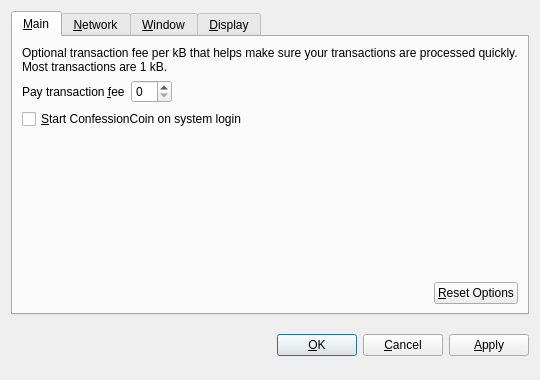
<?xml version="1.0" encoding="UTF-8"?>
<ui version="4.0">
 <class>OptionsDialog</class>
 <widget class="QDialog" name="OptionsDialog">
  <property name="geometry">
   <rect>
    <x>0</x>
    <y>0</y>
    <width>540</width>
    <height>380</height>
   </rect>
  </property>
  <property name="windowTitle">
   <string>Options</string>
  </property>
  <property name="modal">
   <bool>true</bool>
  </property>
  <layout class="QVBoxLayout" name="verticalLayout">
   <item>
    <widget class="QTabWidget" name="tabWidget">
     <property name="tabPosition">
      <enum>QTabWidget::North</enum>
     </property>
     <property name="currentIndex">
      <number>0</number>
     </property>
     <widget class="QWidget" name="tabMain">
      <attribute name="title">
       <string>&amp;Main</string>
      </attribute>
      <layout class="QVBoxLayout" name="verticalLayout_Main">
       <item>
        <widget class="QLabel" name="transactionFeeInfoLabel">
         <property name="text">
          <string>Optional transaction fee per kB that helps make sure your transactions are processed quickly. Most transactions are 1 kB.</string>
         </property>
         <property name="textFormat">
          <enum>Qt::PlainText</enum>
         </property>
         <property name="wordWrap">
          <bool>true</bool>
         </property>
        </widget>
       </item>
       <item>
        <layout class="QHBoxLayout" name="horizontalLayout_1_Main">
         <item>
          <widget class="QLabel" name="transactionFeeLabel">
           <property name="text">
            <string>Pay transaction &amp;fee</string>
           </property>
           <property name="textFormat">
            <enum>Qt::PlainText</enum>
           </property>
           <property name="buddy">
            <cstring>transactionFee</cstring>
           </property>
          </widget>
         </item>
         <item>
          <widget class="BitcoinAmountField" name="transactionFee"/>
         </item>
         <item>
          <spacer name="horizontalSpacer_1_Main">
           <property name="orientation">
            <enum>Qt::Horizontal</enum>
           </property>
           <property name="sizeHint" stdset="0">
            <size>
             <width>40</width>
             <height>20</height>
            </size>
           </property>
          </spacer>
         </item>
        </layout>
       </item>
       <item>
        <widget class="QCheckBox" name="bitcoinAtStartup">
         <property name="toolTip">
          <string>Automatically start ConfessionCoin after logging in to the system.</string>
         </property>
         <property name="text">
          <string>&amp;Start ConfessionCoin on system login</string>
         </property>
        </widget>
       </item>
       <item>
        <spacer name="verticalSpacer_Main">
         <property name="orientation">
          <enum>Qt::Vertical</enum>
         </property>
         <property name="sizeHint" stdset="0">
          <size>
           <width>20</width>
           <height>40</height>
          </size>
         </property>
        </spacer>
       </item>
       <item>
        <layout class="QHBoxLayout" name="horizontalLayout_2_Main">
         <item>
          <spacer name="horizontalSpacer_2_Main">
           <property name="orientation">
            <enum>Qt::Horizontal</enum>
           </property>
           <property name="sizeHint" stdset="0">
            <size>
             <width>40</width>
             <height>20</height>
            </size>
           </property>
          </spacer>
         </item>
         <item>
          <widget class="QPushButton" name="resetButton">
           <property name="toolTip">
            <string>Reset all client options to default.</string>
           </property>
           <property name="text">
            <string>&amp;Reset Options</string>
           </property>
           <property name="autoDefault">
            <bool>false</bool>
           </property>
          </widget>
         </item>
        </layout>
       </item>
      </layout>
     </widget>
     <widget class="QWidget" name="tabNetwork">
      <attribute name="title">
       <string>&amp;Network</string>
      </attribute>
      <layout class="QVBoxLayout" name="verticalLayout_Network">
       <item>
        <widget class="QCheckBox" name="mapPortUpnp">
         <property name="toolTip">
          <string>Automatically open the ConfessionCoin client port on the router. This only works when your router supports UPnP and it is enabled.</string>
         </property>
         <property name="text">
          <string>Map port using &amp;UPnP</string>
         </property>
        </widget>
       </item>
       <item>
        <widget class="QCheckBox" name="connectSocks">
         <property name="toolTip">
          <string>Connect to the ConfessionCoin network through a SOCKS proxy (e.g. when connecting through Tor).</string>
         </property>
         <property name="text">
          <string>&amp;Connect through SOCKS proxy:</string>
         </property>
        </widget>
       </item>
       <item>
        <layout class="QHBoxLayout" name="horizontalLayout_Network">
         <item>
          <widget class="QLabel" name="proxyIpLabel">
           <property name="text">
            <string>Proxy &amp;IP:</string>
           </property>
           <property name="textFormat">
            <enum>Qt::PlainText</enum>
           </property>
           <property name="buddy">
            <cstring>proxyIp</cstring>
           </property>
          </widget>
         </item>
         <item>
          <widget class="QValidatedLineEdit" name="proxyIp">
           <property name="maximumSize">
            <size>
             <width>140</width>
             <height>16777215</height>
            </size>
           </property>
           <property name="toolTip">
            <string>IP address of the proxy (e.g. 127.0.0.1)</string>
           </property>
          </widget>
         </item>
         <item>
          <widget class="QLabel" name="proxyPortLabel">
           <property name="text">
            <string>&amp;Port:</string>
           </property>
           <property name="textFormat">
            <enum>Qt::PlainText</enum>
           </property>
           <property name="buddy">
            <cstring>proxyPort</cstring>
           </property>
          </widget>
         </item>
         <item>
          <widget class="QLineEdit" name="proxyPort">
           <property name="maximumSize">
            <size>
             <width>55</width>
             <height>16777215</height>
            </size>
           </property>
           <property name="toolTip">
            <string>Port of the proxy (e.g. 9050)</string>
           </property>
          </widget>
         </item>
         <item>
          <widget class="QLabel" name="socksVersionLabel">
           <property name="text">
            <string>SOCKS &amp;Version:</string>
           </property>
           <property name="textFormat">
            <enum>Qt::PlainText</enum>
           </property>
           <property name="buddy">
            <cstring>socksVersion</cstring>
           </property>
          </widget>
         </item>
         <item>
          <widget class="QValueComboBox" name="socksVersion">
           <property name="toolTip">
            <string>SOCKS version of the proxy (e.g. 5)</string>
           </property>
          </widget>
         </item>
         <item>
          <spacer name="horizontalSpacer_Network">
           <property name="orientation">
            <enum>Qt::Horizontal</enum>
           </property>
           <property name="sizeHint" stdset="0">
            <size>
             <width>40</width>
             <height>20</height>
            </size>
           </property>
          </spacer>
         </item>
        </layout>
       </item>
       <item>
        <spacer name="verticalSpacer_Network">
         <property name="orientation">
          <enum>Qt::Vertical</enum>
         </property>
         <property name="sizeHint" stdset="0">
          <size>
           <width>20</width>
           <height>40</height>
          </size>
         </property>
        </spacer>
       </item>
      </layout>
     </widget>
     <widget class="QWidget" name="tabWindow">
      <attribute name="title">
       <string>&amp;Window</string>
      </attribute>
      <layout class="QVBoxLayout" name="verticalLayout_Window">
       <item>
        <widget class="QCheckBox" name="minimizeToTray">
         <property name="toolTip">
          <string>Show only a tray icon after minimizing the window.</string>
         </property>
         <property name="text">
          <string>&amp;Minimize to the tray instead of the taskbar</string>
         </property>
        </widget>
       </item>
       <item>
        <widget class="QCheckBox" name="minimizeOnClose">
         <property name="toolTip">
          <string>Minimize instead of exit the application when the window is closed. When this option is enabled, the application will be closed only after selecting Quit in the menu.</string>
         </property>
         <property name="text">
          <string>M&amp;inimize on close</string>
         </property>
        </widget>
       </item>
       <item>
        <spacer name="verticalSpacer_Window">
         <property name="orientation">
          <enum>Qt::Vertical</enum>
         </property>
         <property name="sizeHint" stdset="0">
          <size>
           <width>20</width>
           <height>40</height>
          </size>
         </property>
        </spacer>
       </item>
      </layout>
     </widget>
     <widget class="QWidget" name="tabDisplay">
      <attribute name="title">
       <string>&amp;Display</string>
      </attribute>
      <layout class="QVBoxLayout" name="verticalLayout_Display">
       <item>
        <layout class="QHBoxLayout" name="horizontalLayout_1_Display">
         <item>
          <widget class="QLabel" name="langLabel">
           <property name="text">
            <string>User Interface &amp;language:</string>
           </property>
           <property name="textFormat">
            <enum>Qt::PlainText</enum>
           </property>
           <property name="buddy">
            <cstring>lang</cstring>
           </property>
          </widget>
         </item>
         <item>
          <widget class="QValueComboBox" name="lang">
           <property name="toolTip">
            <string>The user interface language can be set here. This setting will take effect after restarting ConfessionCoin.</string>
           </property>
          </widget>
         </item>
        </layout>
       </item>
       <item>
        <layout class="QHBoxLayout" name="horizontalLayout_2_Display">
         <item>
          <widget class="QLabel" name="unitLabel">
           <property name="text">
            <string>&amp;Unit to show amounts in:</string>
           </property>
           <property name="textFormat">
            <enum>Qt::PlainText</enum>
           </property>
           <property name="buddy">
            <cstring>unit</cstring>
           </property>
          </widget>
         </item>
         <item>
          <widget class="QValueComboBox" name="unit">
           <property name="toolTip">
            <string>Choose the default subdivision unit to show in the interface and when sending coins.</string>
           </property>
          </widget>
         </item>
        </layout>
       </item>
       <item>
        <widget class="QCheckBox" name="displayAddresses">
         <property name="toolTip">
          <string>Whether to show ConfessionCoin addresses in the transaction list or not.</string>
         </property>
         <property name="text">
          <string>&amp;Display addresses in transaction list</string>
         </property>
        </widget>
       </item>
       <item>
        <widget class="QCheckBox" name="coinControlFeatures">
         <property name="toolTip">
          <string>Whether to show coin control features or not.</string>
         </property>
         <property name="text">
          <string>Display coin &amp;control features (experts only!)</string>
         </property>
        </widget>
       </item>
       <item>
        <spacer name="verticalSpacer_Display">
         <property name="orientation">
          <enum>Qt::Vertical</enum>
         </property>
         <property name="sizeHint" stdset="0">
          <size>
           <width>20</width>
           <height>40</height>
          </size>
         </property>
        </spacer>
       </item>
      </layout>
     </widget>
    </widget>
   </item>
   <item>
    <layout class="QHBoxLayout" name="horizontalLayout_Buttons">
     <item>
      <spacer name="horizontalSpacer_1">
       <property name="orientation">
        <enum>Qt::Horizontal</enum>
       </property>
       <property name="sizeHint" stdset="0">
        <size>
         <width>40</width>
         <height>48</height>
        </size>
       </property>
      </spacer>
     </item>
     <item>
      <widget class="QLabel" name="statusLabel">
       <property name="font">
        <font>
         <weight>75</weight>
         <bold>true</bold>
        </font>
       </property>
       <property name="text">
        <string/>
       </property>
       <property name="textFormat">
        <enum>Qt::PlainText</enum>
       </property>
       <property name="wordWrap">
        <bool>true</bool>
       </property>
      </widget>
     </item>
     <item>
      <spacer name="horizontalSpacer_2">
       <property name="orientation">
        <enum>Qt::Horizontal</enum>
       </property>
       <property name="sizeHint" stdset="0">
        <size>
         <width>40</width>
         <height>48</height>
        </size>
       </property>
      </spacer>
     </item>
     <item>
      <widget class="QPushButton" name="okButton">
       <property name="text">
        <string>&amp;OK</string>
       </property>
      </widget>
     </item>
     <item>
      <widget class="QPushButton" name="cancelButton">
       <property name="text">
        <string>&amp;Cancel</string>
       </property>
       <property name="autoDefault">
        <bool>false</bool>
       </property>
      </widget>
     </item>
     <item>
      <widget class="QPushButton" name="applyButton">
       <property name="text">
        <string>&amp;Apply</string>
       </property>
       <property name="autoDefault">
        <bool>false</bool>
       </property>
      </widget>
     </item>
    </layout>
   </item>
  </layout>
 </widget>
 <customwidgets>
  <customwidget>
   <class>BitcoinAmountField</class>
   <extends>QSpinBox</extends>
   <header>bitcoinamountfield.h</header>
  </customwidget>
  <customwidget>
   <class>QValueComboBox</class>
   <extends>QComboBox</extends>
   <header>qvaluecombobox.h</header>
  </customwidget>
  <customwidget>
   <class>QValidatedLineEdit</class>
   <extends>QLineEdit</extends>
   <header>qvalidatedlineedit.h</header>
  </customwidget>
 </customwidgets>
 <resources/>
 <connections/>
</ui>
